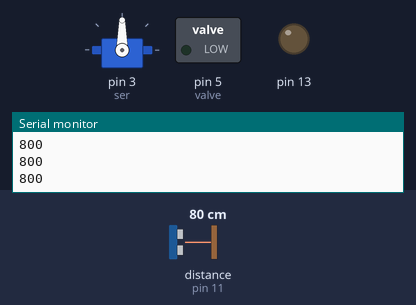
A sketch run on a simulated Arduino Uno, built with avr-gcc and run on an emulated ATmega328P. Parts: servo, switched loads named in the sketch (green lamp = pin HIGH), output pins drawn as LEDs (lit = HIGH), the last lines printed to the serial monitor. Wiring (inferred from the names in the program): ultrasonic range finder: trigger pin 12; echo pin 11. The test bench sets the inputs (shaded band); at power-on: distance to the obstacle (sensor on pin 11) 80 cm. The echo pulse lasts 58.3 µs per cm; pins used as bus, display or sensor lines are not drawn.

Above: at 1.2 s.
1.3 s: distance to the obstacle (sensor on pin 11) set to 18 cm
2.8 s: distance to the obstacle (sensor on pin 11) set to 14 cm
At 3.6 s:
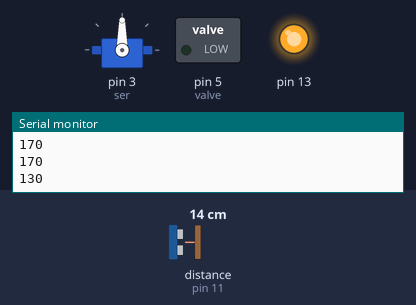
5.8 s: distance to the obstacle (sensor on pin 11) set to 35 cm
At 6.3 s:
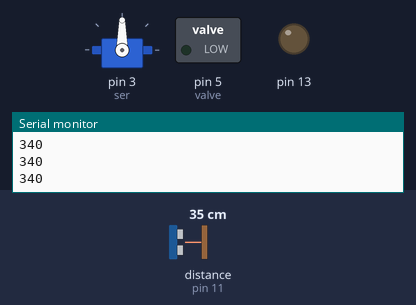
7.3 s: distance to the obstacle (sensor on pin 11) set to 2 cm
At 8.1 s:
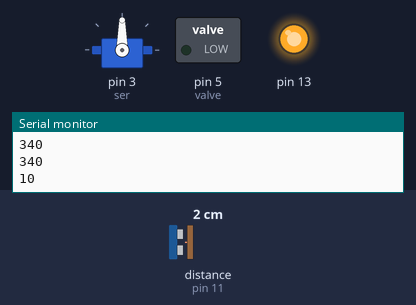
Timing chart, 0 to 10.3 s (numbered marks = the images above; inputs shaded):
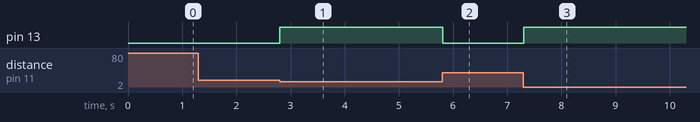

Measured:
- the behaviour switches between 17 and 16 cm on distance to the obstacle (sensor on pin 11) (found by bisection; images 0 and 1)
- after the input at 2.8 s, pin 13: LOW → HIGH at once
- after the input at 5.8 s, pin 13: HIGH → LOW at once
- after the input at 7.3 s, pin 13: LOW → HIGH at once

The sketch:

coin_detect.ino
```cpp
#include <Servo.h>
const unsigned int TRIG_PIN=12;
const unsigned int ECHO_PIN=11;
//const unsigned int TRIG_PIN2=10;
//const unsigned int ECHO_PIN2=9;
/*
Liquid flow rate sensor -DIYhacking.com Arvind Sanjeev

Measure the liquid/water flow rate using this code.
Connect Vcc and Gnd of sensor to arduino, and the
signal line to arduino digital pin 2.

 */
int wat=0;
byte statusLed    = 13;
Servo myservo;
byte sensorInterrupt = 2;  // 0 = digital pin 2
byte sensorPin       = 2;
byte ser=3;

byte valve=5;
// The hall-effect flow sensor outputs approximately 4.5 pulses per second per
// litre/minute of flow.
float calibrationFactor = 4.5;

volatile byte pulseCount;

float flowRate;
unsigned int flowMilliLitres;
unsigned long totalMilliLitres=0;
unsigned long oldTime;

void setup()
{
  pinMode(TRIG_PIN, OUTPUT);
  pinMode(ECHO_PIN, INPUT);
  // pinMode(TRIG_PIN2, OUTPUT);
  //pinMode(ECHO_PIN2, INPUT);
 // Serial.begin(BAUD_RATE);
  pinMode(13,OUTPUT);
  digitalWrite(13,0);
  // Initialize a serial connection for reporting values to the host
  Serial.begin(38400);
   pinMode(ser,OUTPUT);
   pinMode(valve,OUTPUT);

  pinMode(sensorPin, INPUT);
  digitalWrite(sensorPin, HIGH);
  myservo.attach(ser);
  pulseCount        = 0;
  flowRate          = 0.0;
  flowMilliLitres   = 0;

  oldTime           = 0;

  // The Hall-effect sensor is connected to pin 2 which uses interrupt 0.
  // Configured to trigger on a FALLING state change (transition from HIGH
  // state to LOW state)
  attachInterrupt(sensorInterrupt, pulseCounter, FALLING);

}

/**
 * Main program loop
 */
void loop()
{
   digitalWrite(TRIG_PIN, LOW);
  // digitalWrite(TRIG_PIN2, LOW);
  delayMicroseconds(2);
  digitalWrite(TRIG_PIN, HIGH);
 //  digitalWrite(TRIG_PIN2, HIGH);
  delayMicroseconds(10);
  digitalWrite(TRIG_PIN, LOW);
 // digitalWrite(TRIG_PIN2, LOW);


 const unsigned long duration= pulseIn(ECHO_PIN, HIGH);
 // const unsigned long duration2= pulseIn(ECHO_PIN2, HIGH);
 int distance= duration/29/2*10;
 // int distance2= duration/29/2*10;
  Serial.println(distance);//Serial.println(distance2);
 if((distance<=150))
 {
    digitalWrite(13,1);
     delay(1000);
     digitalWrite(13,0);
//  mechanism();
//  delay(1000);
//  wat=0;totalMilliLitres  = 0;
// while(wat==0)
// {
//  digitalWrite(valve,1);
//  flow();
// }
// digitalWrite(valve,0);
// delay(1000);

}


}
void mechanism()
{
   myservo.write(10);                  // sets the servo position according to the scaled value
  delay(2000);
   myservo.write(80);                  // sets the servo position according to the scaled value
  delay(2000);
}
/*
Insterrupt Service Routine
 */
 void flow()
 {
  if((millis() - oldTime) > 1000)    // Only process counters once per second
  {

    detachInterrupt(sensorInterrupt);


    flowRate = ((1000.0 / (millis() - oldTime)) * pulseCount) / calibrationFactor;


    oldTime = millis();


    flowMilliLitres = (flowRate / 60) * 1000;

    // Add the millilitres passed in this second to the cumulative total
    totalMilliLitres += flowMilliLitres;
    if(totalMilliLitres>=100)
    {wat=1;}
    else
    wat=0;
    unsigned int frac;

    // Print the flow rate for this second in litres / minute
    Serial.print("Flow rate: ");
    Serial.print(int(flowRate));  // Print the integer part of the variable
    Serial.print("L/min");
    Serial.print("\t");       // Print tab space

    // Print the cumulative total of litres flowed since starting
    Serial.print("Output Liquid Quantity: ");
    Serial.print(totalMilliLitres);
    Serial.println("mL");
    Serial.print("\t");       // Print tab space
  Serial.print(totalMilliLitres/1000);
  Serial.print("L");


    // Reset the pulse counter so we can start incrementing again
    pulseCount = 0;

    // Enable the interrupt again now that we've finished sending output
    attachInterrupt(sensorInterrupt, pulseCounter, FALLING);
  }

 }
void pulseCounter()
{
  // Increment the pulse counter
  pulseCount++;
}
```
